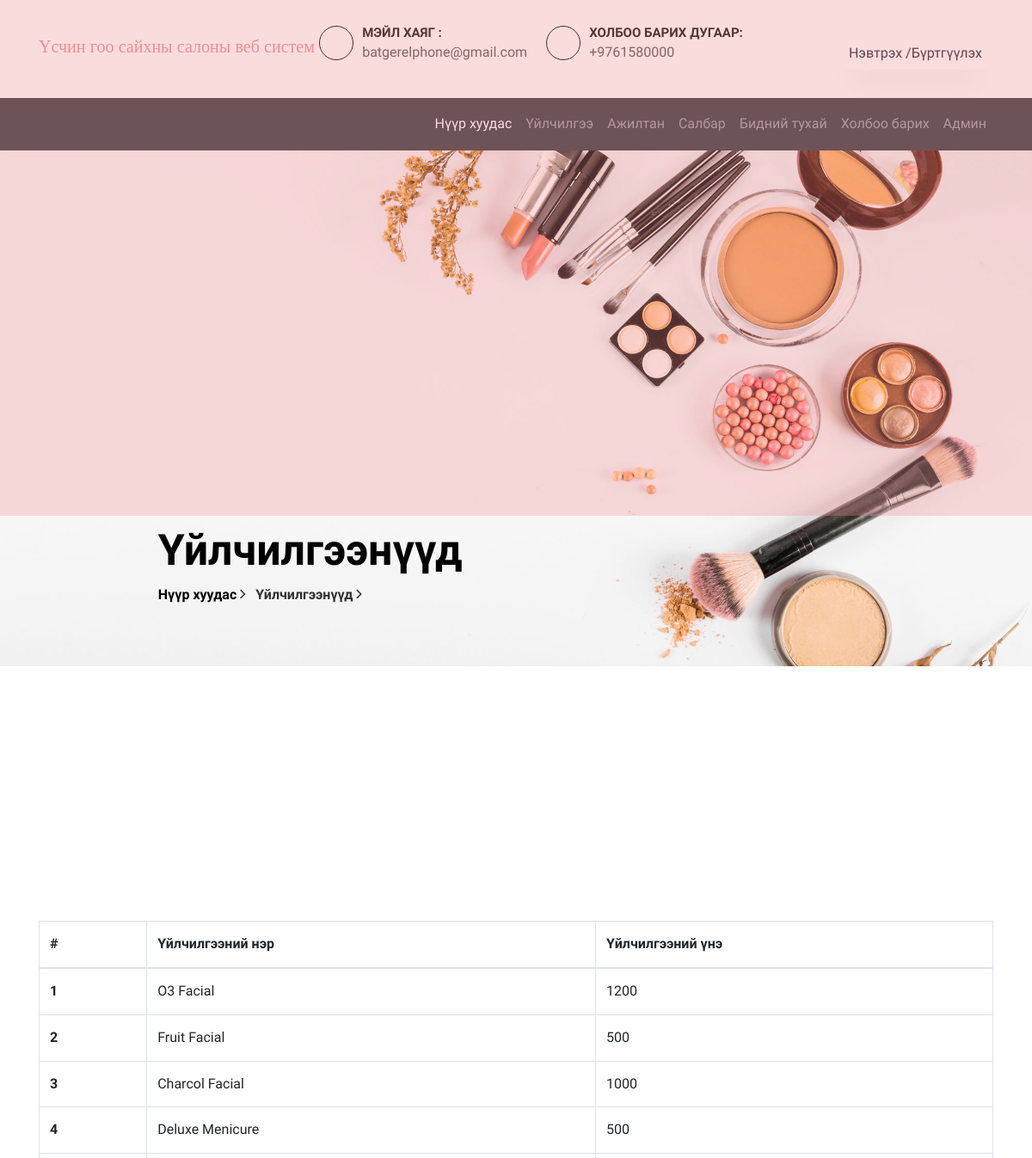
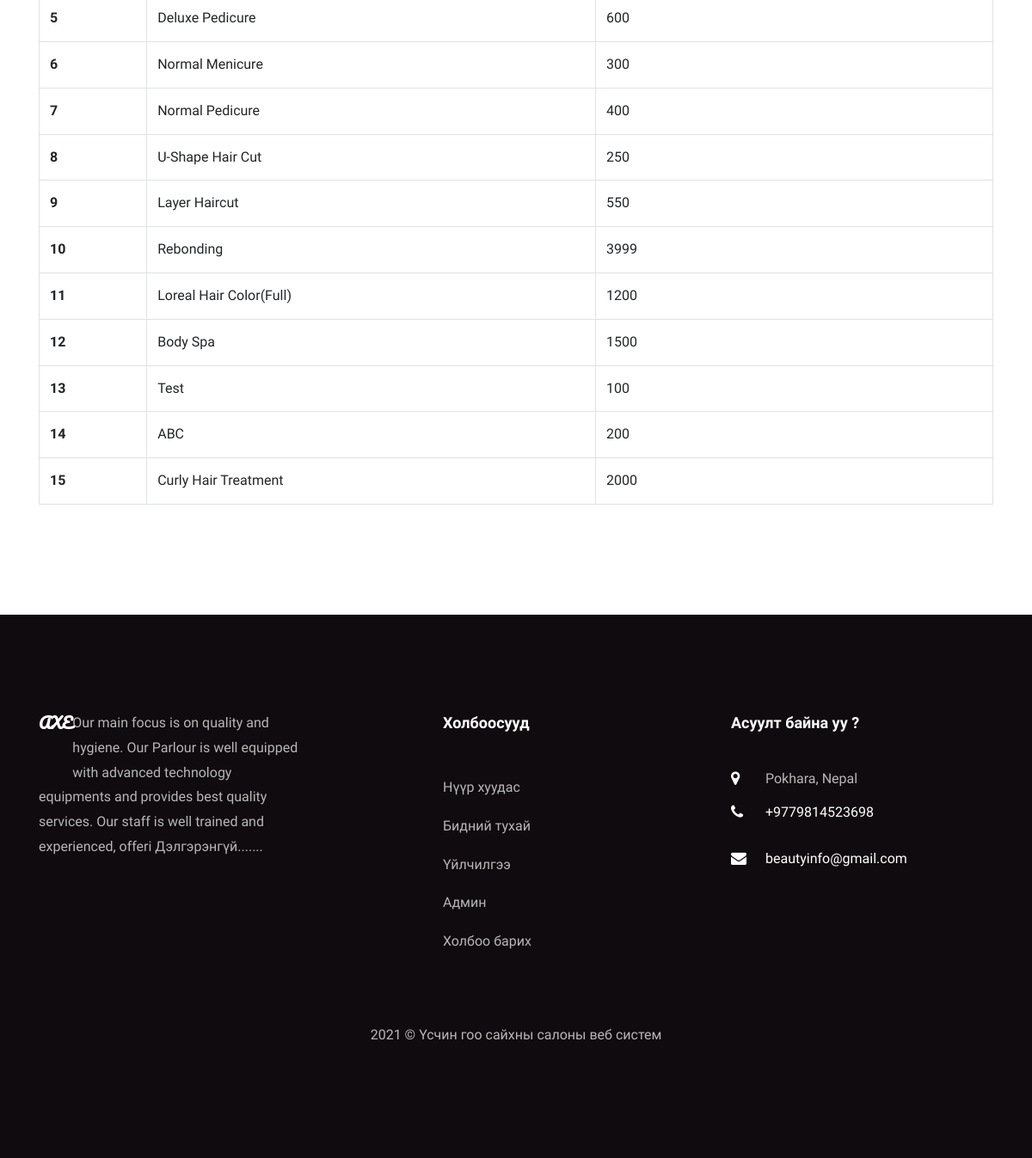
Screenshot of /bpms/services.php with the database file from the repository (2 pictures, top to bottom).
### tables this page shows
CREATE TABLE `tblservices` (
  `ID` int(10) NOT NULL,
  `ServiceName` varchar(200) DEFAULT NULL,
  `Cost` int(10) DEFAULT NULL,
  `CreationDate` timestamp NULL DEFAULT CURRENT_TIMESTAMP
);

CREATE TABLE `tblpage` (
  `ID` int(10) NOT NULL,
  `PageType` varchar(200) DEFAULT NULL,
  `PageTitle` mediumtext,
  `PageDescription` mediumtext,
  `Email` varchar(200) DEFAULT NULL,
  `MobileNumber` bigint(10) DEFAULT NULL,
  `UpdationDate` date DEFAULT NULL,
  `Timing` varchar(200) NOT NULL
);

### bpms/services.php (the view, shortened to what this page needs)
<?php
include('includes/dbconnection.php');
  ?>
<!DOCTYPE html>
<html lang="en">
  <head>
    <link rel="stylesheet" href="css/open-iconic-bootstrap.min.css">
    <link rel="stylesheet" href="css/animate.css">
    <link rel="stylesheet" href="css/owl.carousel.min.css">
    <link rel="stylesheet" href="css/owl.theme.default.min.css">
    <link rel="stylesheet" href="css/magnific-popup.css">
    <link rel="stylesheet" href="css/aos.css">
    <link rel="stylesheet" href="css/ionicons.min.css">
    <link rel="stylesheet" href="css/bootstrap-datepicker.css">
    <link rel="stylesheet" href="css/jquery.timepicker.css">
    <link rel="stylesheet" href="css/flaticon.css">
    <link rel="stylesheet" href="css/icomoon.css">
    <link rel="stylesheet" href="css/style.css">
  </head>
  <body>
	  <?php include_once('includes/header.php');?>
    <section class="hero-wrap hero-wrap-2" style="background-image: url('images/bg-2.jpg');" data-stellar-background-ratio="0.5">
      <div class="overlay"></div>
      <div class="container">
        <div class="row no-gutters slider-text js-fullheight align-items-end justify-content-center">
          <div class="col-md-9 ftco-animate pb-5">
            <h2 class="mb-0 bread">Үйлчилгээнүүд</h2>
            <p class="breadcrumbs"><span class="mr-2"><a href="index.php"> Нүүр хуудас <i class="ion-ios-arrow-forward"></i></a></span> <span> Үйлчилгээнүүд <i class="ion-ios-arrow-forward"></i></span></p>
          </div>
        </div>
      </div>
    </section>
    <section class="ftco-section ftco-pricing">
			<div class="container">
				<div class="row justify-content-center pb-3">
        </div>
            <table class="table table-bordered"> <thead> <tr> <th>#</th> <th>Үйлчилгээний нэр</th> <th>Үйлчилгээний үнэ</th> </tr> </thead> <tbody>
<?php
$ret=mysqli_query($con,"select *from  tblservices");
$cnt=1;
while ($row=mysqli_fetch_array($ret)) {
?>
             <tr> <th scope="row"><?php echo $cnt;?></th> <td><?php  echo $row['ServiceName'];?></td> <td><?php  echo $row['Cost'];?></td> </tr>   <?php
$cnt=$cnt+1;
}?></tbody> </table>
			</div>
		</section>
    <?php include_once('includes/footer.php');?>
  </body>
</html>

### bpms/includes/footer.php (shortened to what this page needs)
 <?php
include('includes/dbconnection.php');
?>
 <footer class="ftco-footer ftco-section">
      <div class="container">
        <div class="row mb-5">
          <div class="col-md">
            <div class="ftco-footer-widget mb-4">
              <h2 class="ftco-heading-2 logo">AXE</h2>
              <?php
$ret=mysqli_query($con,"select * from tblpage where PageType='aboutus' ");
while ($row=mysqli_fetch_array($ret)) {
?>
              <p><?php  echo substr($row['PageDescription'],0,200);?> <a href="about.php">Дэлгэрэнгүй.......</a></p><?php } ?>
            </div>
          </div>
          <div class="col-md" style="padding-left: 150px">
             <div class="ftco-footer-widget mb-4">
              <h2 class="ftco-heading-2"> Холбоосууд</h2>
              <ul class="list-unstyled">
                <li><a href="index.php" class="py-2 d-block">Нүүр хуудас</a></li>
                <li><a href="about.php" class="py-2 d-block">Бидний тухай</a></li>
                <li><a href="services.php" class="py-2 d-block">Үйлчилгээ</a></li>
                <li><a href="admin/index.php" class="py-2 d-block">Админ</a></li>
                <li><a href="contact.php" class="py-2 d-block">Холбоо барих</a></li>
              </ul>
            </div>
          </div>
          <div class="col-md">
            <div class="ftco-footer-widget mb-4">
            	<h2 class="ftco-heading-2"> Асуулт байна уу ? </h2>
            	<div class="block-23 mb-3">
                <?php
$ret=mysqli_query($con,"select * from tblpage where PageType='contactus' ");
while ($row=mysqli_fetch_array($ret)) {
?>
	              <ul>
	                <li><span class="icon icon-map-marker"></span><span class="text"><?php  echo $row['PageDescription'];?></span></li>
	                <li><a href="#"><span class="icon icon-phone"></span><span class="text">+<?php  echo $row['MobileNumber'];?></span></a></li>
	                <li><a href="#"><span class="icon icon-envelope"></span><span class="text"><?php  echo $row['Email'];?></span></a></li>
	              </ul>
	            </div>
               <?php } ?>
            </div>
          </div>
        </div>
        <div class="row">
          <div class="col-md-12 text-center">
            <p>
  2021 &copy; Үсчин гоо сайхны салоны веб систем  </p>
          </div>
        </div>
      </div>
    </footer>

### bpms/css/icomoon.css (style rules this page uses)
[class^="icon-"], [class*=" icon-"] { font-family: 'icomoon' !important; speak: none; font-style: normal; font-weight: normal; font-variant: normal; text-transform: none; line-height: 1; -webkit-font-smoothing: antialiased; -moz-osx-font-smoothing: grayscale; }
.icon-map-marker:before { content: "\f041"; }
.icon-phone:before { content: "\f095"; }
.icon-envelope:before { content: "\f0e0"; }

### rows the page displays
tblservices: ServiceName "O3 Facial", Cost "1200"
tblservices: ServiceName "Fruit Facial", Cost "500"
tblservices: ServiceName "Charcol Facial", Cost "1000"
tblservices: ServiceName "Deluxe Menicure", Cost "500"
tblservices: ServiceName "Deluxe Pedicure", Cost "600"
tblservices: ServiceName "Normal Menicure", Cost "300"
tblservices: ServiceName "Normal Pedicure", Cost "400"
tblservices: ServiceName "U-Shape Hair Cut", Cost "250"
tblservices: ServiceName "Layer Haircut", Cost "550"
tblservices: ServiceName "Rebonding", Cost "3999"
tblservices: ServiceName "Loreal Hair Color(Full)", Cost "1200"
tblservices: ServiceName "Body Spa", Cost "1500"
tblservices: ServiceName "Test", Cost "100"
tblservices: ServiceName "ABC", Cost "200"
tblservices: ServiceName "Curly Hair Treatment", Cost "2000"
tblpage: PageDescription "Our main focus is on quality and hygiene. Our Parlour is well equipped with advanced technology equipments and provides best quality services. Our staff is well trained and experienced, offeri"
tblpage: PageDescription "Pokhara, Nepal", MobileNumber "9779814523698", Email "beautyinfo@gmail.com"
